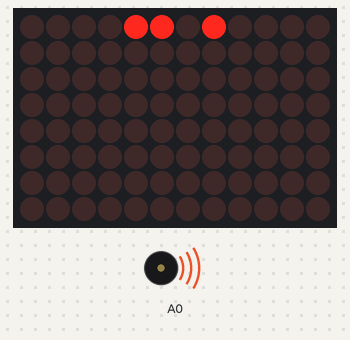
The sketch below on a simulated Arduino Uno R4 WiFi. Shown: 12×8 LED matrix, buzzer (waves = sounding).

Above: at 0.18 s.
At 10.02 s:
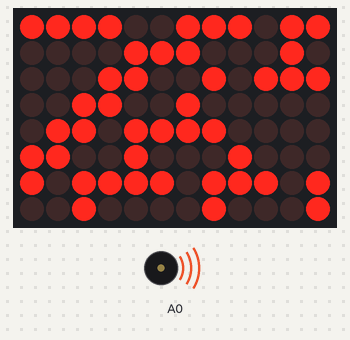
At 19.98 s:
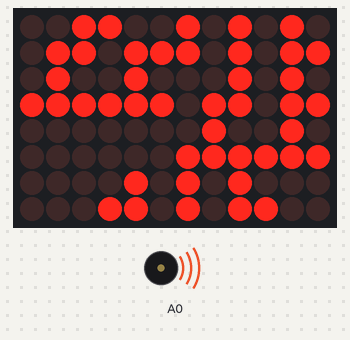
At 39.91 s:
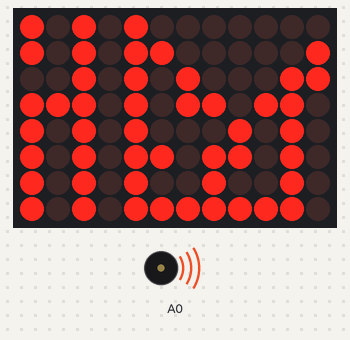
Timing chart, 0 to 40.0 s (numbered marks = the images above):
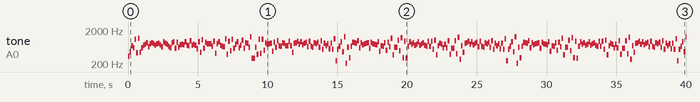

The sketch:

Wolfram_1D_Sound.ino
```cpp
// Wolfram 1D cellular automata with sound //

#include "Arduino_LED_Matrix.h"
#include "analogWave.h"

ArduinoLEDMatrix matrix;
analogWave wave(DAC);

#define WIDTH   12
#define HEIGHT  8

  uint8_t grid[HEIGHT][WIDTH];
  bool state[WIDTH] = {0, 0, 0, 0, 0, 1, 1, 0, 0, 0, 0, 0};
  bool newst[WIDTH];
  bool rules[8] = {0, 1, 1, 1, 1, 0, 0, 0};
  int freq[WIDTH];


void setup() {

  matrix.begin();
  wave.sine(110);
  wave.amplitude(0.1);

}

void loop() {

  for (int y = 0; y < HEIGHT; y++) {

    memset (newst, 0, WIDTH);

    for (int x=0; x < WIDTH; x++) {
      uint8_t k = 4 * state[(x - 1 + WIDTH) % WIDTH] + 2 * state[x] + state[(x + 1) % WIDTH];
      newst[x] = rules[k];
    }

    memcpy (state, newst, WIDTH);

    for (int x = 0; x < WIDTH; x++) {
      if (state[x] == 1) grid[y][x] = 1;
      else grid[y][x] = 0;
    }

    if(state[0] == 1) freq[0] = 262; else freq[0] = 0;
    if(state[1] == 1) freq[1] = 294; else freq[1] = 0;
    if(state[2] == 1) freq[2] = 330; else freq[2] = 0;
    if(state[3] == 1) freq[3] = 349; else freq[3] = 0;
    if(state[4] == 1) freq[4] = 392; else freq[4] = 0;
    if(state[5] == 1) freq[5] = 440; else freq[5] = 0;
    if(state[6] == 1) freq[6] = 494; else freq[6] = 0;
    if(state[7] == 1) freq[7] = 523; else freq[7] = 0;
    if(state[8] == 1) freq[8] = 587; else freq[8] = 0;
    if(state[9] == 1) freq[9] = 659; else freq[9] = 0;
    if(state[10] == 1) freq[10] = 699; else freq[10] = 0;
    if(state[11] == 1) freq[11] = 784; else freq[11] = 0;

    int frequency = 0;

    for (int x = 0; x < WIDTH; x++) frequency = frequency + freq[x];

    wave.freq(frequency / 4);

    delay(120);

    matrix.renderBitmap(grid, 8, 12);

  }

}
```

Measured:
- by itself, tone on A0: plays 338 Hz for 0.12 s, 462 Hz for 0.12 s, 698 Hz for 0.12 s, 605 Hz for 0.12 s, 1065 Hz for 0.12 s, 430 Hz for 0.12 s … (334 notes in this stretch)
